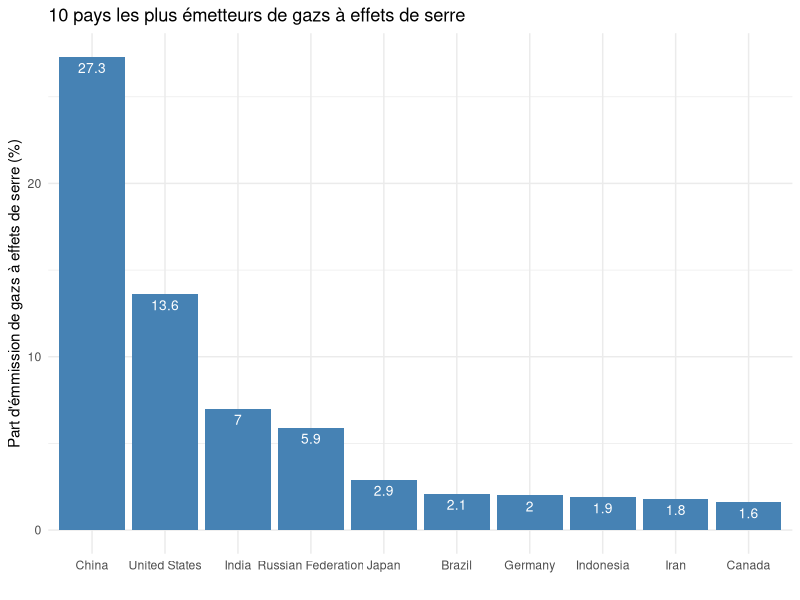
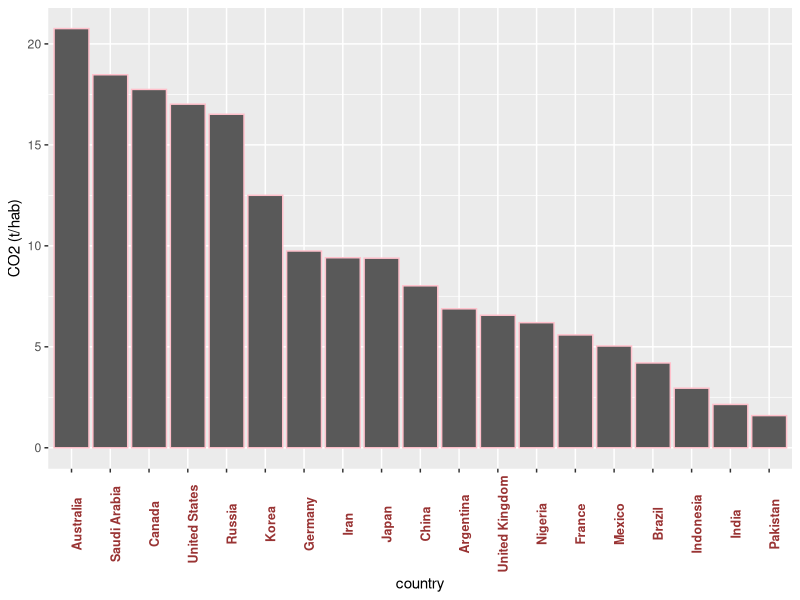
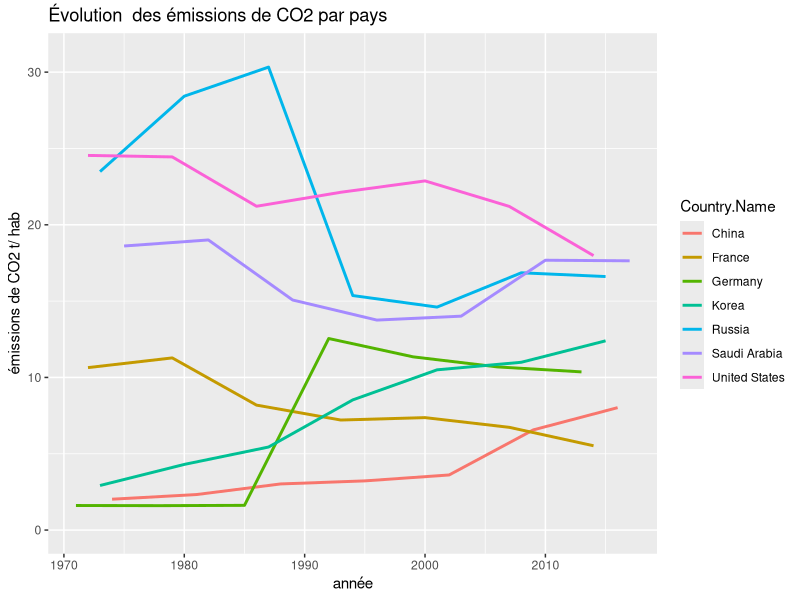
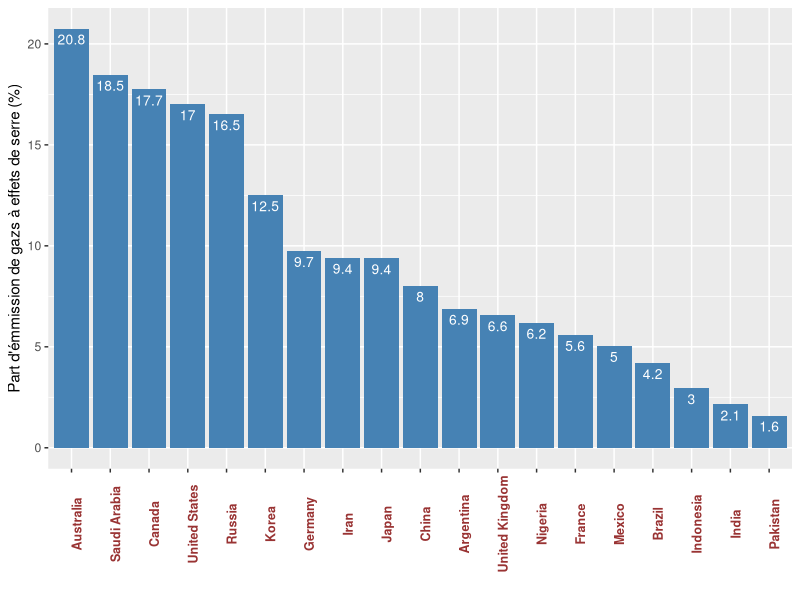
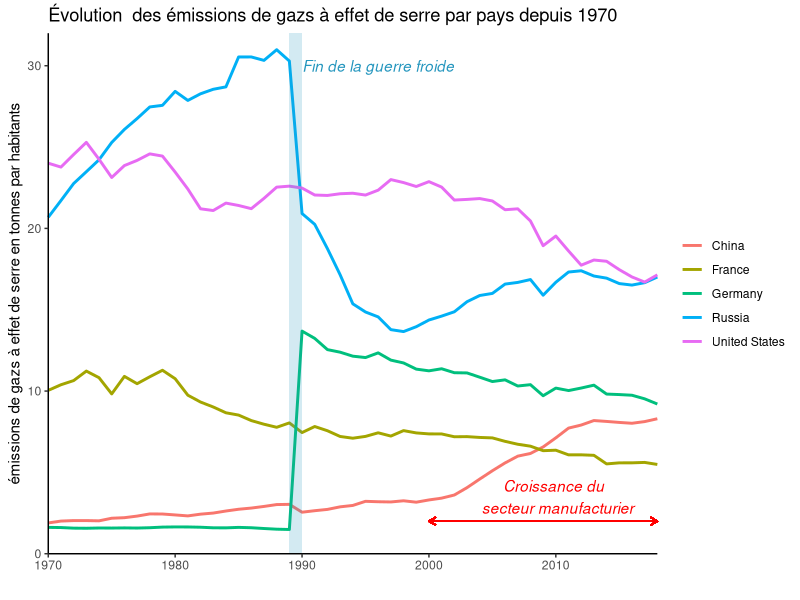

Source code (R) for these figures, in order:
library(tidyverse)
library(ggplot2)
library(dplyr)

temporel<-read.csv("temporel.csv",header=T,sep=";")
GES<-read.csv("GES1.csv", header = T, sep=";")


# graphique 1 : proportions mondiales d'émmissions de CO2 par pays 

GES %>% 
  mutate(tot = CO2_2016+CH4_2016) %>% 
  mutate(prop = round(((tot/sum(tot)) * 100),1)) %>%
  arrange(desc(prop)) %>%
  slice(1:10) %>%
  ggplot() +
  aes(x=reorder(Country,(-prop)), y=prop) +
  geom_bar(stat="identity", fill ="steelblue") +
  ggtitle("10 pays les plus émetteurs de gazs à effets de serre") +
  xlab("") +
  ylab("Part d'émmission de gazs à effets de serre (%)") +
  geom_text(aes(label=prop), vjust=1.6, color="white", size=3.5)+
  theme_minimal() 
  


# Classement des pays les plus émetteurs de CO2 (t/hab) par ordre décroissant en 2016

CO2tot_2016<-temporel %>% filter(Annee=="2016")

graphgen<-CO2tot_2016 %>% 
  ggplot(aes(fct_rev(fct_reorder(Country.Name,
                                 TOTAL)),TOTAL))+
  geom_bar(stat = 'identity',color="pink")+ 
  labs(x='country',hjust=0.9)+
  theme(axis.text.x = element_text(face="bold", color="#993333", size=9, angle=90))+
  labs(y='CO2 (t/hab)',hjust=0.9)
labs(title='Classement des pays les plus émetteurs de CO2 par ordre décroissant en 2016')

graphgen


# Evolution des émissions de CO2 (t/hab) selon le pays depuis 1970
temporel %>% filter(Country.Name==c("United States","France","Russia","China",
                                    "Germany","Korea","Saudi Arabia")) %>% 
  ggplot()+
  aes(x=Annee,y=TOTAL,color=Country.Name)+
  geom_line(size=1)+
  scale_x_continuous()+
  ylim(0,31)+
  ggtitle('Évolution  des émissions de CO2 par pays') +  
  xlab("année") + ylab("émissions de CO2 t/ hab") 


# Graph 2 harmonisé : pays les plus émetteurs de CO2 (t/hab) par ordre décroissant en 2016

CO2tot_2016<-temporel %>% filter(Annee=="2016")

graphgen<-CO2tot_2016 %>% 
  ggplot()+
  aes(x = reorder(Country.Name,(-TOTAL)), y = TOTAL) +
  geom_bar(stat = 'identity',fill ="steelblue")+ 
  xlab("") +
  ylab("Part d'émmission de gazs à effets de serre (%)") +
  geom_text(aes(label=round(TOTAL,1)), vjust=1.6, color="white", size=3.5)+
  theme(axis.text.x = element_text(face="bold", color="#993333", size=9, angle=90))
  #labs(y='CO2 (t/hab)',hjust=0.9)
#labs(title='Classement des pays les plus émetteurs de CO2 par ordre décroissant en 2016')

graphgen

# Evolution des émissions de CO2 (t/hab) selon le pays depuis 1970

temporel %>% 
  filter(Country.Name %in% c("United States","France","Russia","China","Germany")) %>% 
  ggplot()+
  aes(x=Annee,y=TOTAL,color=Country.Name)+
  coord_cartesian(expand = FALSE, clip = "off") +
  geom_line(size=1) +
  annotate("rect", 
           xmin = 1989, xmax = 1990, 
           ymin = 0, ymax = 32, 
           alpha = 0.2,
           fill = "#2596be") +
  geom_segment(x = 2000, y = 2, xend = 2018, yend = 2,
               arrow = arrow(length = unit(0.2, "cm"), ends = "both"),
               colour = "red") +
  annotate("text", x = 2010, y = 3.5, 
           label = "Croissance du \n secteur manufacturier",
           fontface = 3,
           colour = "red") +
  annotate("text", x = 1996, y = 30, 
           label = "Fin de la guerre froide",
           fontface = 3,
           colour = "#2596be") +
  labs("text", x = 2020, y = -2, 
           label = "Source : Banque Mondiale (2018)",
           fontface = 3) +
  ggtitle('Évolution  des émissions de gazs à effet de serre par pays depuis 1970') +  
  xlab("") + 
  ylab("émissions de gazs à effet de serre en tonnes par habitants") +
  theme(
    panel.background = element_blank(),
    axis.line = element_line(colour = "black"),
    legend.title=element_blank())